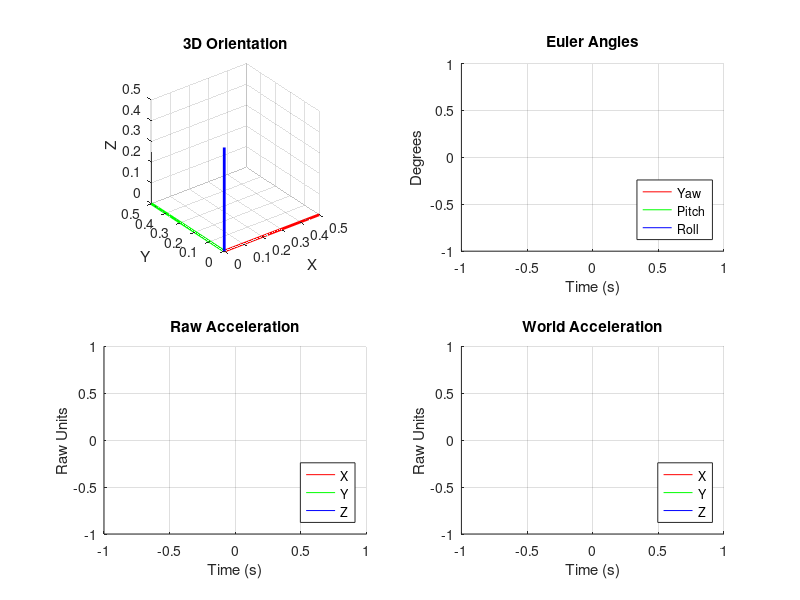

This chart was generated by the following MATLAB code:
function mpu6050_visualization()
    %% Parameters
    comPort = 'COM4';      % Update this to your ESP32's COM port
    baudRate = 115200;     % Match this to your ESP32's serial baud rate
    readDuration = 30;     % Duration to read data in seconds
    plotRefreshRate = 10;  % Number of refreshes per second

    %% Initialize variables
    % Data arrays
    timestamps = [];
    quaternions = [];
    eulerAngles = [];
    rawAccelerations = [];
    worldAccelerations = [];

    % Figure handles
    figHandle = figure('Name', 'MPU6050 Data', 'NumberTitle', 'off', 'Position', [100, 100, 900, 600]);
    set(figHandle, 'DeleteFcn', @figureClosedCallback);
    figureAlive = true;

    % Create subplots
    subplot(2,2,1); 
    orientationPlot = plot3(0,0,0, 'r-', 'LineWidth', 2); 
    title('3D Orientation'); 
    xlabel('X'); ylabel('Y'); zlabel('Z'); grid on; axis equal; hold on;
    axesPlot = plotCoordinateSystem([0 0 0], eye(3), 0.5);
    view(3);

    % Create 3 lines each for Euler angles, raw accelerations, and world accelerations
    subplot(2,2,2); hold on;
    eulPlot = zeros(3,1);
    eulPlot(1) = plot(0, 0, 'r-');
    eulPlot(2) = plot(0, 0, 'g-');
    eulPlot(3) = plot(0, 0, 'b-');
    title('Euler Angles'); xlabel('Time (s)'); ylabel('Degrees'); grid on;
    legend('Yaw', 'Pitch', 'Roll', 'Location', 'southeast');

    % Raw accelerations plot
    subplot(2,2,3); hold on;
    rawAccelPlot = zeros(3,1);
    rawAccelPlot(1) = plot(0, 0, 'r-');
    rawAccelPlot(2) = plot(0, 0, 'g-');
    rawAccelPlot(3) = plot(0, 0, 'b-');
    title('Raw Acceleration'); xlabel('Time (s)'); ylabel('Raw Units'); grid on;
    legend('X', 'Y', 'Z', 'Location', 'southeast');

    % World accelerations plot
    subplot(2,2,4); hold on;
    worldAccelPlot = zeros(3,1);
    worldAccelPlot(1) = plot(0, 0, 'r-');
    worldAccelPlot(2) = plot(0, 0, 'g-');
    worldAccelPlot(3) = plot(0, 0, 'b-');
    title('World Acceleration'); xlabel('Time (s)'); ylabel('Raw Units'); grid on;
    legend('X', 'Y', 'Z', 'Location', 'southeast');

    %% Open serial connection
    try
        % Clear any existing serial connections
        if ~isempty(instrfind)
            fclose(instrfind);
            delete(instrfind);
        end
        
        % Create serial connection
        s = serialport(comPort, baudRate);
        flush(s);
        disp(['Connected to ', comPort]);
        
        % Initialize timing
        startTime = tic;
        lastPlotUpdate = toc(startTime);
        
        % Main loop
        while toc(startTime) < readDuration && figureAlive
            if s.NumBytesAvailable > 0
                % Read data
                line = readline(s);
                try
                    data = str2double(split(line, ','));
                    
                    % Check if we have the correct number of elements
                    % Format: timestamp, 4 quaternion, 3 euler angles, 3 raw accel, 3 world accel
                    if length(data) == 14  
                        % Parse data
                        timestamp = data(1) / 1000;  % Convert to seconds
                        quat = data(2:5);            % w, x, y, z
                        euler = data(6:8);           % yaw, pitch, roll in degrees
                        rawAccel = data(9:11);       % raw acceleration values
                        worldAccel = data(12:14);    % world frame acceleration
                        
                        % Store data
                        timestamps(end+1) = timestamp;
                        quaternions(end+1,:) = quat;
                        eulerAngles(end+1,:) = euler;
                        rawAccelerations(end+1,:) = rawAccel;
                        worldAccelerations(end+1,:) = worldAccel;
                        
                        % Update plots periodically
                        currentTime = toc(startTime);
                        if (currentTime - lastPlotUpdate) > (1/plotRefreshRate) && figureAlive
                            try
                                updatePlots();
                                lastPlotUpdate = currentTime;
                                drawnow limitrate;
                            catch plotErr
                                disp(['Plot update error: ', plotErr.message]);
                                % Check if figure still exists
                                if ~ishandle(figHandle)
                                    figureAlive = false;
                                    disp('Figure was closed.');
                                end
                            end
                        end
                    else
                        disp(['Incorrect data format. Expected 14 elements, got ', num2str(length(data))]);
                    end
                catch dataErr
                    disp(['Data parsing error: ', dataErr.message]);
                end
            end
        end
        
        % Close the serial connection
        clear s;
        disp('Data collection complete');
        
    catch ME
        % Error handling
        disp('Error:');
        disp(ME.message);
        
        % Clean up
        if exist('s', 'var')
            clear s;
        end
    end

    %% Callback for figure closure
    function figureClosedCallback(~, ~)
        figureAlive = false;
        disp('Figure closed by user');
    end

    %% Nested Functions
    function updatePlots()
        % Check if we have enough data and if figure still exists
        if length(timestamps) < 2 || ~figureAlive || ~ishandle(figHandle)
            return;
        end
        
        % Get relative timestamps for plotting
        relativeTime = timestamps - timestamps(1);
        
        % Update orientation visualization
        if ~isempty(quaternions) && all(ishandle(axesPlot))
            try
                lastQuat = quaternions(end,:);
                R = quaternionToRotationMatrix(lastQuat);
                delete(axesPlot);
                axesPlot = plotCoordinateSystem([0 0 0], R, 0.5);
            catch
                % Continue if orientation plot fails
            end
        end
        
        % Update euler angles plot
        if ~isempty(eulerAngles)
            for i = 1:3
                if ishandle(eulPlot(i))
                    try
                        set(eulPlot(i), 'XData', relativeTime, 'YData', eulerAngles(:,i));
                    catch
                        % Continue if this plot fails
                    end
                end
            end
        end
        
        % Update raw acceleration plot
        if ~isempty(rawAccelerations)
            for i = 1:3
                if ishandle(rawAccelPlot(i))
                    try
                        set(rawAccelPlot(i), 'XData', relativeTime, 'YData', rawAccelerations(:,i));
                    catch
                        % Continue if this plot fails
                    end
                end
            end
        end
        
        % Update world acceleration plot
        if ~isempty(worldAccelerations)
            for i = 1:3
                if ishandle(worldAccelPlot(i))
                    try
                        set(worldAccelPlot(i), 'XData', relativeTime, 'YData', worldAccelerations(:,i));
                    catch
                        % Continue if this plot fails
                    end
                end
            end
        end
    end

    function R = quaternionToRotationMatrix(q)
        % Convert quaternion to rotation matrix
        % Input: q = [w, x, y, z] quaternion
        % Output: R = 3x3 rotation matrix
        
        w = q(1);
        x = q(2);
        y = q(3);
        z = q(4);
        
        % Normalize quaternion
        n = norm(q);
        if n > 0
            w = w/n;
            x = x/n;
            y = y/n;
            z = z/n;
        end
        
        % Compute rotation matrix elements
        R = zeros(3,3);
        R(1,1) = 1 - 2*y^2 - 2*z^2;
        R(1,2) = 2*x*y - 2*w*z;
        R(1,3) = 2*x*z + 2*w*y;
        
        R(2,1) = 2*x*y + 2*w*z;
        R(2,2) = 1 - 2*x^2 - 2*z^2;
        R(2,3) = 2*y*z - 2*w*x;
        
        R(3,1) = 2*x*z - 2*w*y;
        R(3,2) = 2*y*z + 2*w*x;
        R(3,3) = 1 - 2*x^2 - 2*y^2;
    end

    function h = plotCoordinateSystem(origin, R, scale)
        % Create a coordinate system visualization
        % Returns handles to the three lines
        
        % Define the three axes
        xAxis = origin + scale * R(:,1)';
        yAxis = origin + scale * R(:,2)';
        zAxis = origin + scale * R(:,3)';
        
        % Plot the three axes
        h(1) = plot3([origin(1) xAxis(1)], [origin(2) xAxis(2)], [origin(3) xAxis(3)], 'r-', 'LineWidth', 2);
        h(2) = plot3([origin(1) yAxis(1)], [origin(2) yAxis(2)], [origin(3) yAxis(3)], 'g-', 'LineWidth', 2);
        h(3) = plot3([origin(1) zAxis(1)], [origin(2) zAxis(2)], [origin(3) zAxis(3)], 'b-', 'LineWidth', 2);
    end
end
